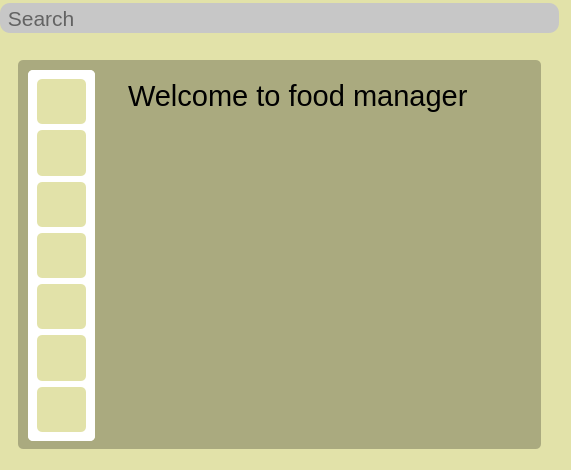
<?xml version="1.0" encoding="UTF-8"?>
<ui version="4.0">
 <class>MainWindow</class>
 <widget class="QMainWindow" name="MainWindow">
  <property name="geometry">
   <rect>
    <x>0</x>
    <y>0</y>
    <width>571</width>
    <height>470</height>
   </rect>
  </property>
  <property name="windowTitle">
   <string>MainWindow</string>
  </property>
  <widget class="QWidget" name="centralwidget">
   <widget class="QWidget" name="widget_6" native="true">
    <property name="geometry">
     <rect>
      <x>0</x>
      <y>0</y>
      <width>571</width>
      <height>471</height>
     </rect>
    </property>
    <property name="maximumSize">
     <size>
      <width>571</width>
      <height>471</height>
     </size>
    </property>
    <property name="styleSheet">
     <string notr="true">background-color: #e2e2a9</string>
    </property>
    <layout class="QVBoxLayout" name="verticalLayout_2">
     <item>
      <widget class="QLineEdit" name="lineEdit">
       <property name="maximumSize">
        <size>
         <width>559</width>
         <height>30</height>
        </size>
       </property>
       <property name="font">
        <font>
         <pointsize>16</pointsize>
        </font>
       </property>
       <property name="styleSheet">
        <string notr="true">background-color: #c7c7c7;
border-radius: 10px</string>
       </property>
       <property name="text">
        <string/>
       </property>
       <property name="placeholderText">
        <string> Search</string>
       </property>
      </widget>
     </item>
     <item>
      <widget class="QWidget" name="widget" native="true">
       <property name="maximumSize">
        <size>
         <width>559</width>
         <height>425</height>
        </size>
       </property>
       <layout class="QHBoxLayout" name="horizontalLayout_2">
        <item>
         <widget class="QWidget" name="widget_2" native="true">
          <property name="maximumSize">
           <size>
            <width>547</width>
            <height>413</height>
           </size>
          </property>
          <property name="styleSheet">
           <string notr="true">set-coulor:rgb(170, 170, 127)</string>
          </property>
          <layout class="QHBoxLayout" name="horizontalLayout">
           <item>
            <widget class="QWidget" name="widget_3" native="true">
             <property name="maximumSize">
              <size>
               <width>535</width>
               <height>401</height>
              </size>
             </property>
             <property name="styleSheet">
              <string notr="true">background-color: #aaaa7f;
border-radius: 5px</string>
             </property>
             <widget class="QStackedWidget" name="stackedWidget">
              <property name="geometry">
               <rect>
                <x>10</x>
                <y>10</y>
                <width>67</width>
                <height>371</height>
               </rect>
              </property>
              <property name="maximumSize">
               <size>
                <width>67</width>
                <height>371</height>
               </size>
              </property>
              <property name="styleSheet">
               <string notr="true">background-color: #ffffff
</string>
              </property>
              <property name="currentIndex">
               <number>1</number>
              </property>
              <widget class="QWidget" name="page"/>
              <widget class="QWidget" name="page_2">
               <layout class="QVBoxLayout" name="verticalLayout">
                <item>
                 <widget class="QWidget" name="widget_4" native="true">
                  <property name="maximumSize">
                   <size>
                    <width>16777215</width>
                    <height>16777215</height>
                   </size>
                  </property>
                  <property name="styleSheet">
                   <string notr="true">background-color: #e2e2a9;
border-radius: 5px</string>
                  </property>
                  <widget class="QLabel" name="label_5">
                   <property name="geometry">
                    <rect>
                     <x>7</x>
                     <y>5</y>
                     <width>35</width>
                     <height>35</height>
                    </rect>
                   </property>
                   <property name="maximumSize">
                    <size>
                     <width>35</width>
                     <height>35</height>
                    </size>
                   </property>
                   <property name="text">
                    <string/>
                   </property>
                   <property name="pixmap">
                    <pixmap>../img/food.png</pixmap>
                   </property>
                   <property name="scaledContents">
                    <bool>true</bool>
                   </property>
                  </widget>
                 </widget>
                </item>
                <item>
                 <widget class="QWidget" name="widget_5" native="true">
                  <property name="styleSheet">
                   <string notr="true">background-color: #e2e2a9;
border-radius: 5px</string>
                  </property>
                  <widget class="QLabel" name="label_8">
                   <property name="geometry">
                    <rect>
                     <x>7</x>
                     <y>5</y>
                     <width>35</width>
                     <height>35</height>
                    </rect>
                   </property>
                   <property name="maximumSize">
                    <size>
                     <width>35</width>
                     <height>35</height>
                    </size>
                   </property>
                   <property name="text">
                    <string/>
                   </property>
                   <property name="pixmap">
                    <pixmap>../img/menu.png</pixmap>
                   </property>
                   <property name="scaledContents">
                    <bool>true</bool>
                   </property>
                  </widget>
                 </widget>
                </item>
                <item>
                 <widget class="QWidget" name="widget_8" native="true">
                  <property name="styleSheet">
                   <string notr="true">background-color: #e2e2a9;
border-radius: 5px</string>
                  </property>
                  <widget class="QLabel" name="label_9">
                   <property name="geometry">
                    <rect>
                     <x>7</x>
                     <y>5</y>
                     <width>35</width>
                     <height>35</height>
                    </rect>
                   </property>
                   <property name="maximumSize">
                    <size>
                     <width>35</width>
                     <height>35</height>
                    </size>
                   </property>
                   <property name="text">
                    <string/>
                   </property>
                   <property name="pixmap">
                    <pixmap>../img/home.png</pixmap>
                   </property>
                   <property name="scaledContents">
                    <bool>true</bool>
                   </property>
                  </widget>
                 </widget>
                </item>
                <item>
                 <widget class="QWidget" name="widget_9" native="true">
                  <property name="styleSheet">
                   <string notr="true">background-color: #e2e2a9;
border-radius: 5px</string>
                  </property>
                  <widget class="QLabel" name="label_10">
                   <property name="geometry">
                    <rect>
                     <x>7</x>
                     <y>5</y>
                     <width>35</width>
                     <height>35</height>
                    </rect>
                   </property>
                   <property name="maximumSize">
                    <size>
                     <width>35</width>
                     <height>35</height>
                    </size>
                   </property>
                   <property name="text">
                    <string/>
                   </property>
                   <property name="pixmap">
                    <pixmap>../img/ranking.png</pixmap>
                   </property>
                   <property name="scaledContents">
                    <bool>true</bool>
                   </property>
                  </widget>
                 </widget>
                </item>
                <item>
                 <widget class="QWidget" name="widget_10" native="true">
                  <property name="styleSheet">
                   <string notr="true">background-color: #e2e2a9;
border-radius: 5px</string>
                  </property>
                  <widget class="QLabel" name="label_11">
                   <property name="geometry">
                    <rect>
                     <x>7</x>
                     <y>5</y>
                     <width>35</width>
                     <height>35</height>
                    </rect>
                   </property>
                   <property name="maximumSize">
                    <size>
                     <width>35</width>
                     <height>35</height>
                    </size>
                   </property>
                   <property name="text">
                    <string/>
                   </property>
                   <property name="pixmap">
                    <pixmap>../img/destop.png</pixmap>
                   </property>
                   <property name="scaledContents">
                    <bool>true</bool>
                   </property>
                  </widget>
                 </widget>
                </item>
                <item>
                 <widget class="QWidget" name="widget_11" native="true">
                  <property name="styleSheet">
                   <string notr="true">background-color: #e2e2a9;
border-radius: 5px</string>
                  </property>
                  <widget class="QLabel" name="label_1">
                   <property name="geometry">
                    <rect>
                     <x>7</x>
                     <y>5</y>
                     <width>35</width>
                     <height>35</height>
                    </rect>
                   </property>
                   <property name="maximumSize">
                    <size>
                     <width>35</width>
                     <height>35</height>
                    </size>
                   </property>
                   <property name="text">
                    <string/>
                   </property>
                   <property name="pixmap">
                    <pixmap>../img/sign-out-option.png</pixmap>
                   </property>
                   <property name="scaledContents">
                    <bool>true</bool>
                   </property>
                  </widget>
                 </widget>
                </item>
                <item>
                 <widget class="QWidget" name="widget_12" native="true">
                  <property name="styleSheet">
                   <string notr="true">background-color: #e2e2a9;
border-radius: 5px</string>
                  </property>
                  <widget class="QLabel" name="label_13">
                   <property name="geometry">
                    <rect>
                     <x>7</x>
                     <y>5</y>
                     <width>35</width>
                     <height>35</height>
                    </rect>
                   </property>
                   <property name="maximumSize">
                    <size>
                     <width>35</width>
                     <height>35</height>
                    </size>
                   </property>
                   <property name="text">
                    <string/>
                   </property>
                   <property name="pixmap">
                    <pixmap>C:/Users/DO MANH HUNG/Downloads/sign-out-option.png</pixmap>
                   </property>
                   <property name="scaledContents">
                    <bool>true</bool>
                   </property>
                  </widget>
                 </widget>
                </item>
               </layout>
              </widget>
             </widget>
             <widget class="QLabel" name="label">
              <property name="geometry">
               <rect>
                <x>110</x>
                <y>10</y>
                <width>621</width>
                <height>51</height>
               </rect>
              </property>
              <property name="font">
               <font>
                <pointsize>22</pointsize>
               </font>
              </property>
              <property name="text">
               <string>Welcome to food manager</string>
              </property>
             </widget>
            </widget>
           </item>
          </layout>
         </widget>
        </item>
       </layout>
      </widget>
     </item>
    </layout>
   </widget>
  </widget>
 </widget>
 <resources/>
 <connections/>
</ui>
